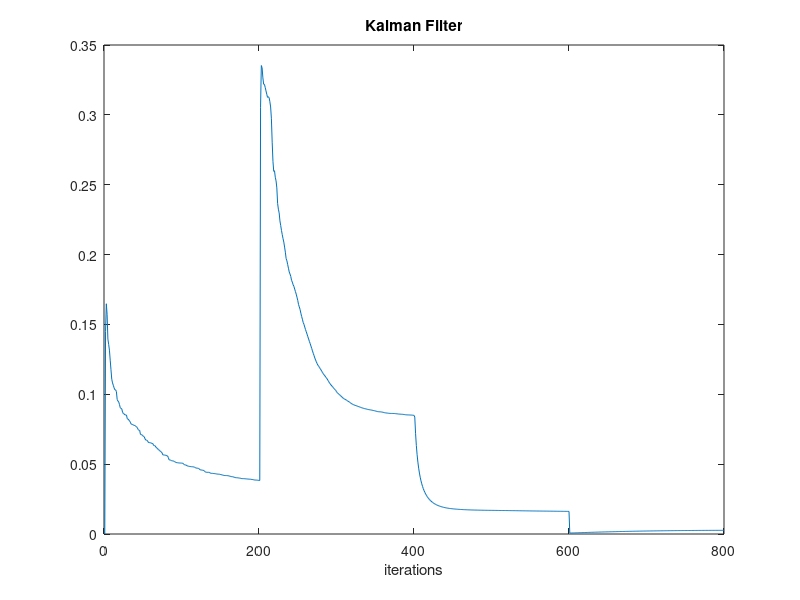
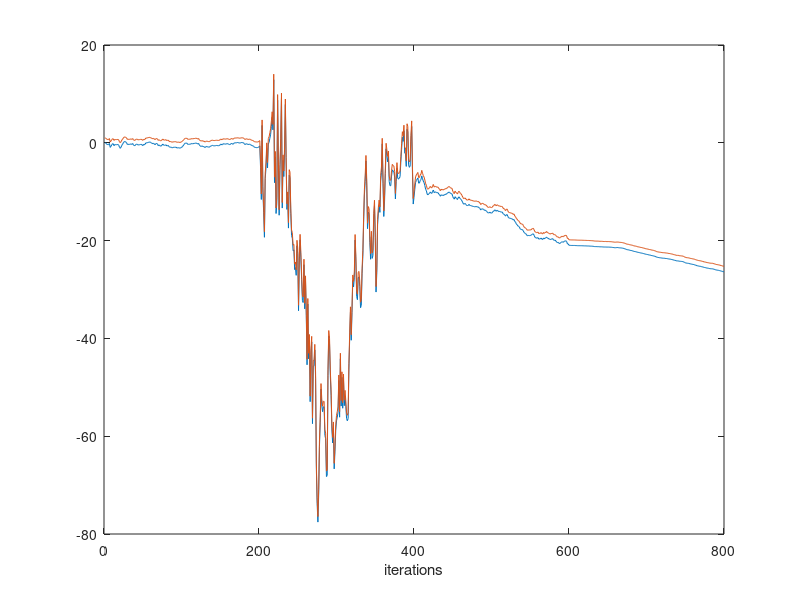
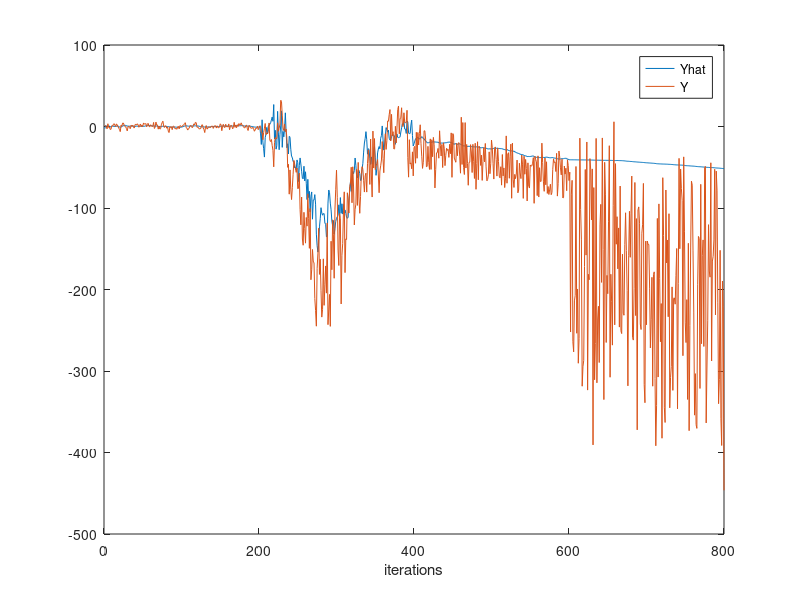

Write the MATLAB code that produced these figures, in order.
function HW9_jlee629()

clear all

load('Kalman_HW8_dat.mat');

%% initializing Parameters
A{1} = [0.5 0; 0 0.3];
A{2} = eye(2);
A{3} = eye(2);
A{4} = eye(2);

epsX{1} = eye(2);
epsX{2} = [25 0; 0 25];
epsX{3} = eye(2);
epsX{4} = eye(2);

epsS{1} = eye(2);
epsS{2} = eye(2); 
epsS{3} = eye(2);
epsS{4} = [25 0; 0 25];

epsY{1} = 1.;
epsY{2} = 1.;
epsY{3} = 25;
epsY{4} = 1.;

N = length(y); 
H = [1 1];

%% initializing the system
X = zeros(2,N);
Xhat = zeros(2,N);
Yhat = zeros(1,N);
p = 1;
X(:,1) = A{1}*[0;1] + normrnd(zeros(2,1),sqrt([epsX{p}(1,1); epsX{p}(2,2)])); % this is X(n)
Xhat(:,1) = [0;1];
Yhat(1) = H*(Xhat(:,1) + normrnd(zeros(2,1),sqrt([epsX{p}(1,1); epsX{p}(2,2)]))) + normrnd(zeros(1,1), sqrt(epsY{p}));
P{1} = [1 0; 0 1];
% K = {};
K(:,1) = [0;0];
LMS(:,1) = [0;0];
%% computing the Kalman gain for different states. 
for n = 2:N
    if n<201
        p = 1;
    elseif n < 401
        p = 2;
    elseif n < 601
        p = 3;
    else
        p = 4;
    end
    X(:,n) = x(:,n);
%     LMS(:,n) = X(:,n)/(X(:,n).'*X(:,n)); %computing LMS
    K(:,n) = P{n-1}*H.'/(H*P{n-1}*H.' +H*(sqrt(X*X.').*epsS{p})*H.' + epsY{p}); %computing Kalman gain 
    Ptemp = (eye(2) - K(:,n)*H)*P{n-1};
    Xhat(:,n) =(eye(2)- K(:,n)*H)*Xhat(:,n-1) + K(:,n)*(H*X(:,n)+ H*normrnd(zeros(2,1),sqrt(abs(X(:,n)).*[epsX{p}(1,1); epsX{p}(2,2)])) + normrnd(zeros(1,1), sqrt(epsY{p})));
    P{n} = A{p}*Ptemp*A{p}.' + epsX{p};
    Yhat(n) = H*(Xhat(:,n));
end


%% figures

figure
plot(K(1,:))
title('Kalman Filter')
xlabel('iterations')
% hold on 
% plot(LMS(1,:))
figure
title('Estimate of X')
plot(Xhat(1,:))
hold on 
plot(Xhat(2,:))
xlabel('iterations')



figure
title('comparison between y and Yhat')
plot(Yhat)
hold on 
plot(y)
xlabel('iterations')
legend('Yhat','Y')


% 
% figure
% plot(y-Yhat)
% 
% figure
% 
% test = zeros(1,N);
% for n = 2:N
%     test(n) = sqrt((LMS(1,n)-K(1,n))^2 + (LMS(2,n)-K(2,n))^2);
% end
% plot(test)
% 
% 
% 
% 
